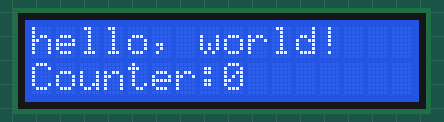
This sketch was run on a simulated Arduino Uno, built with avr-gcc and run on an emulated ATmega328P. Parts: 16×2 character LCD.

Above: at 0.1 s.
At 5.1 s:
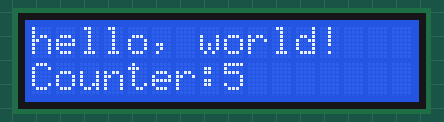
At 10.1 s:
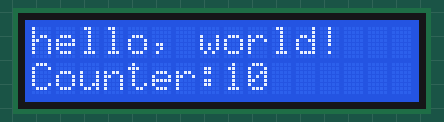
At 20.1 s:
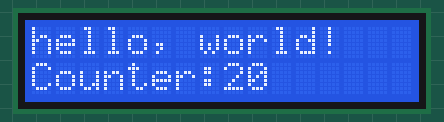
At 29.1 s:
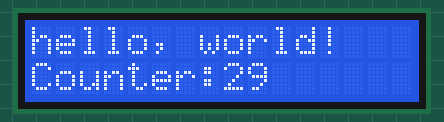
At 39.1 s:
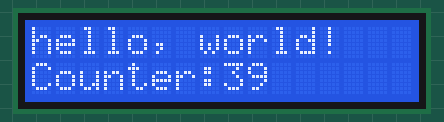

The sketch:

LCD1602_I2C.ino
```cpp
// http://freenove.com/fnk0079

#include <LiquidCrystal_I2C.h>  // LiquidCrystal I2C by Frank de Brabander

// initialize the library with the numbers of the interface pins
LiquidCrystal_I2C lcd(0x27, 16, 2);

void setup() {
  if (!i2CAddrTest(0x27)) {
    lcd = LiquidCrystal_I2C(0x3F, 16, 2);
  }
  lcd.init();                  // initialize the lcd
  lcd.backlight();             // Turn on backlight
  lcd.print("hello, world!");  // Print a message to the LCD
}

void loop() {
  // (note: line 1 is the second row, since counting begins with 0):
  lcd.setCursor(0, 1);  // set the cursor to column 0, line 1
  // print the number of seconds since reset:
  lcd.print("Counter:");
  lcd.print(millis() / 1000);
}

bool i2CAddrTest(uint8_t addr) {
  Wire.begin();
  Wire.beginTransmission(addr);
  if (Wire.endTransmission() == 0) {
    return true;
  }
  return false;
}
```

Measured:
- what the display in image 1 shows lasts 1.0 s, from 5.0 s to 6.0 s
